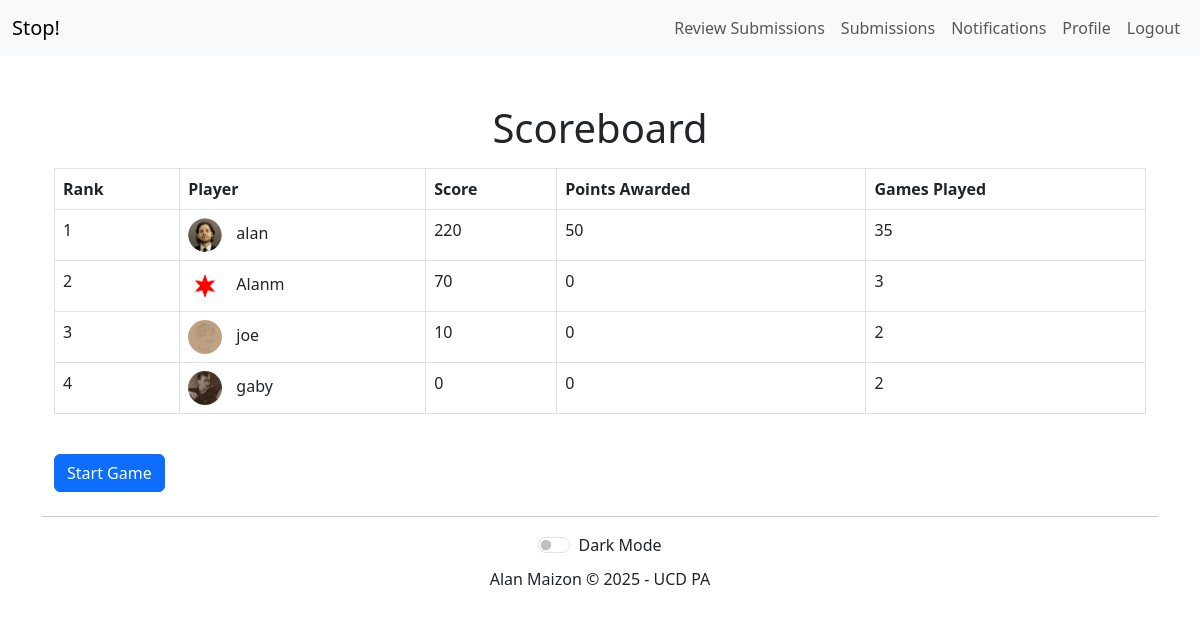
Page /game/lobby/ (signed in) on the earlier database version.
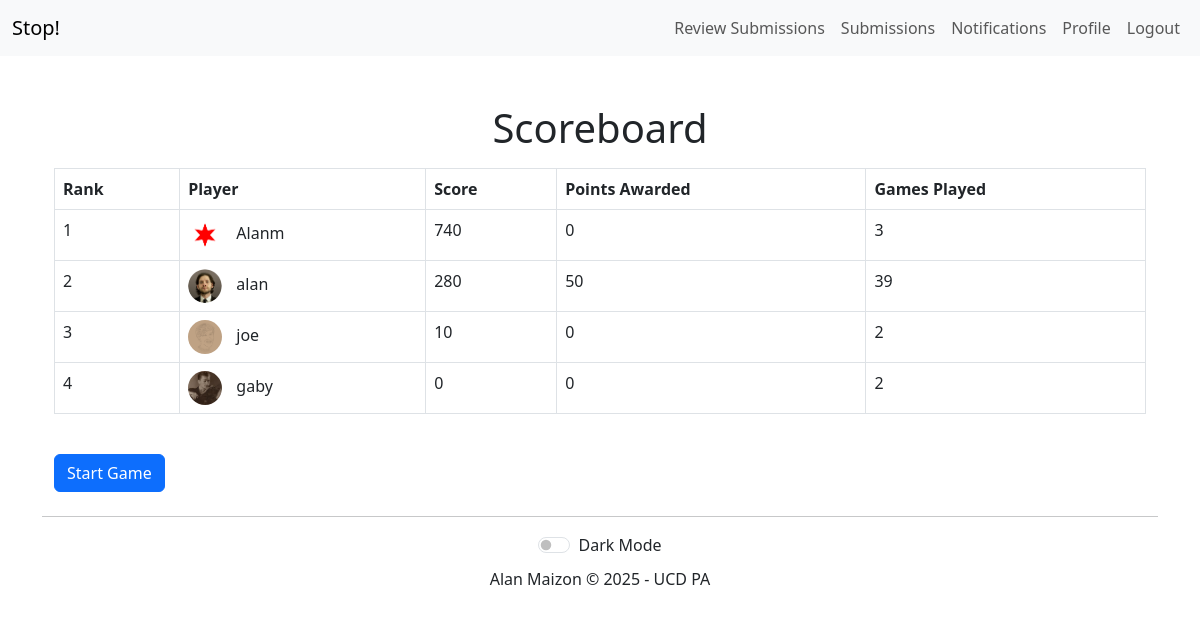
Same page on the later database version.
### game/models.py (models this page shows, shortened)
class Player(models.Model):
    user = models.OneToOneField(settings.AUTH_USER_MODEL, on_delete=models.CASCADE)
    score = models.PositiveIntegerField(default=0)
    @property
    def profile_picture_url(self):
        if self.user.avatar:
            return self.user.avatar.url
        return settings.STATIC_URL + 'default-avatar.png'

### user/models.py (models this page shows, shortened)
class User(AbstractUser):
    ROLE_CHOICES = (
        ('Admin', 'Admin'),
        ('Player', 'Player'),
    )
    role = models.CharField(max_length=10, choices=ROLE_CHOICES, default='Player')
    avatar = models.ImageField(upload_to='avatars/', blank=True, null=True)

### game/views.py (the view)
# urls.py: path('lobby/', views.lobby, name='lobby'),
@login_required
def lobby(request):
    players = Player.objects.order_by('-score')  # Order players by score (highest first)
    submissions = WordSubmission.objects.filter(status='approved').select_related('player')
    player_points = {player.id: 0 for player in players}
    for submission in submissions:
        player_points[submission.player.id] += submission.points_awarded
    player_games_played = {player.id: Submission.objects.filter(player=player).values('round').distinct().count() for player in players}
    ranked_players = []
    for rank, player in enumerate(players, start=1):
        ranked_players.append({
            'rank': rank,
            'player': player,
            'points_awarded': player_points[player.id],
            'games_played': player_games_played[player.id]
        })
    context = {
        'ranked_players': ranked_players,  # Ranked players data
    }
    return render(request, 'game/lobby.html', context)

### game/templates/game/lobby.html (shortened to what this page needs)
{% extends 'base.html' %}
{% block content %}
<div class="container mt-5">
    <h1 class="text-center">Scoreboard</h1>
    <table class="table table-bordered table-hover mt-3">
        <thead class="thead-light">
            <tr>
                <th>Rank</th>
                <th>Player</th>
                <th>Score</th>
                <th>Points Awarded</th>
                <th>Games Played</th>
            </tr>
        </thead>
        <tbody>
            {% for item in ranked_players %}
                <tr>
                    <td>{{ item.rank }}</td>
                    <td>
                        <img src="{{ item.player.profile_picture_url }}" class="imgthumbnail" alt="Profile Picture">
                        {{ item.player.user.username }}
                    </td>
                    <td>{{ item.player.score }}</td>
                    <td>{{ item.points_awarded }}</td>
                    <td>{{ item.games_played }}</td>
                </tr>
            {% endfor %}
        </tbody>
    </table>
    <a href="{% url 'game:start' %}" class="btn btn-primary mt-4">Start Game</a>
</div>
{% endblock %}

### core/templates/base.html (shortened to what this page needs)
<!DOCTYPE html>
{% load static %}
<html lang="en">
<head>
    <link rel="stylesheet" href="https://cdnjs.cloudflare.com/ajax/libs/font-awesome/5.15.4/css/all.min.css">
    <link rel="stylesheet" href="{% static 'game/css/styles.css' %}">
    <link rel="stylesheet" href="https://cdn.jsdelivr.net/npm/bootstrap@5.3.0-alpha3/dist/css/bootstrap.min.css">
</head>
<body>
    <nav class="navbar navbar-expand-lg navbar-light bg-light">
        <div class="container-fluid">
            <a class="navbar-brand" href="{% url 'home' %}">Stop!</a>
            <div class="collapse navbar-collapse">
                <ul class="navbar-nav ms-auto">
                    {% if user.is_authenticated %}
                        {% if user.is_staff %}
                            <li class="nav-item"><a class="nav-link" href="{% url 'communication:review_submissions' %}">Review Submissions</a></li>
                        {% endif %}
                        <li class="nav-item"><a class="nav-link" href="{% url 'inbox:submissions_with_submit' %}">Submissions</a></li>
                        <li class="nav-item"><a class="nav-link" href="{% url 'inbox:notifications_with_archived' %}">Notifications</a></li>
                        <li class="nav-item"><a class="nav-link" href="{% url 'user:update_profile' %}">Profile</a></li>
                        <li class="nav-item"><a class="nav-link" href="{% url 'user:logout' %}">Logout</a></li>
                    {% else %}
                        <li class="nav-item"><a class="nav-link" href="{% url 'user:login' %}">Login</a></li>
                        <li class="nav-item"><a class="nav-link" href="{% url 'user:register' %}">Register</a></li>
                    {% endif %}
                </ul>
            </div>
        </div>
    </nav>
    <div class="container mt-4">
        {% block content %}{% endblock %}
    </div>
    <footer>
        <div class="container text-center mt-4">
            <hr>
            <div class="d-flex flex-column align-items-center">
                <div class="form-check form-switch">
                    <input class="form-check-input" type="checkbox" id="darkModeSwitch">
                    <label class="form-check-label" for="darkModeSwitch">Dark Mode</label>
                </div>
                <p class="mt-2">Alan Maizon &copy; 2025 - UCD PA</p>
            </div>
        </div>
    </footer>
</body>
</html>

### game/static/game/css/styles.css (style rules this page uses)
:root { --valid-bg: #28a745; --valid-color: #ffffff; --invalid-bg: #dc3545; --invalid-color: #ffffff; --background-color: #f8f9fa; --text-color: #343a40; --table-bg: #ffffff; --table-striped-bg: #f2f2f2; --navbar-dark-background-color: #333; }
body { background-color: var(--background-color); color: var(--text-color); margin: 20px; }
h1 { font-size: 2.5rem; color: var(--text-color); }
.imgthumbnail { border-radius: 50%; width: 34px; height: 34px; object-fit: cover; margin-right: 10px; padding: 0; }

Differences in the rows shown:
changed Player "Alanm": rank "2" → "1"; player.score "70" → "740"; moves up the list
changed Player "alan": rank "1" → "2"; player.score "220" → "280"; games_played "35" → "39"
